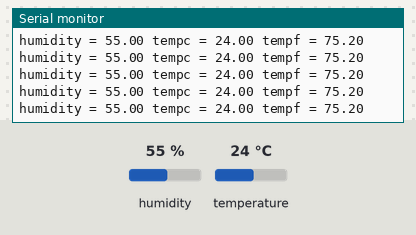
Recording of a sketch running on a simulated Arduino Uno, built with avr-gcc and run on an emulated ATmega328P. On the bench: the last lines printed to the serial monitor. Inputs (shaded band) come from the test bench; at power-on: temperature 24 °C, humidity 55 %.

Above: at 1.7 s.
1.8 s: temperature set to 41 °C
At 2.69 s:
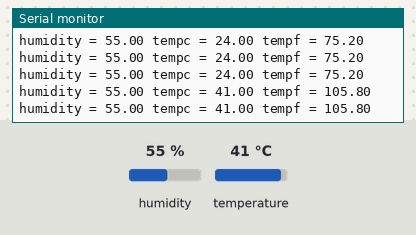
7.9 s: temperature set to 12 °C
At 7.97 s:
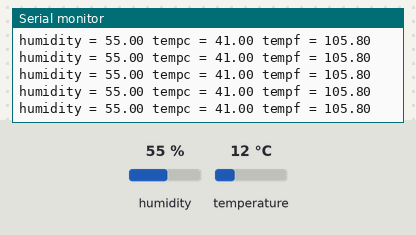
14.0 s: humidity set to 22 %
At 14.02 s:
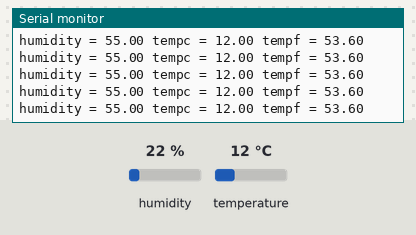
16.8 s: temperature set to 41 °C
At 16.89 s:
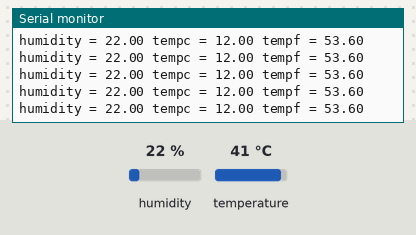
22.9 s: temperature set to 19 °C
At 22.9 s:
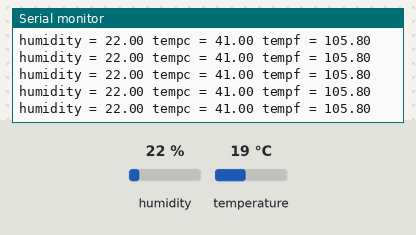
Timing chart, 0 to 25.9 s (numbered marks = the images above; inputs shaded):
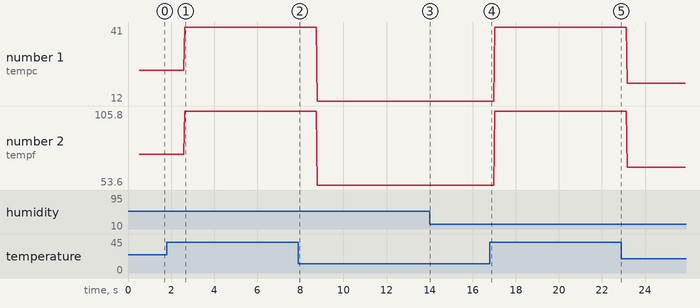

Measured:
- after the input at 1.8 s, the serial monitor: prints a new line after 0.83 s (image 1)
- plotted number 1: 24 → 41 after the input at 1.8 s, 41 → 12 after the input at 7.9 s, 12 → 41 after the input at 16.8 s, 41 → 19 after the input at 22.9 s
- plotted number 2: 75.2 → 105.8 after the input at 1.8 s, 105.8 → 53.6 after the input at 7.9 s, 53.6 → 105.8 after the input at 16.8 s, 105.8 → 66.2 after the input at 22.9 s

The sketch:

Class_50_DHT_11.ino
```cpp
#include "DHT.h"
#define Type DHT11
int sensePin = 2 ;
DHT HT(sensePin,Type);

float  humidity;
float tempc;
float tempf;
int setTime = 500;

void setup() {
  // put your setup code here, to run once:
  Serial.begin(9600);
  HT.begin();
  delay(setTime);

}

void loop() {
  // put your main code here, to run repeatedly:
  humidity = HT.readHumidity();
  tempc = HT.readTemperature();
  tempf = HT.readTemperature(true);

  Serial.print("humidity = ");Serial.print(humidity);
  Serial.print(" tempc = ");Serial.print(tempc);
  Serial.print(" tempf = ");Serial.println(tempf);

}
```
